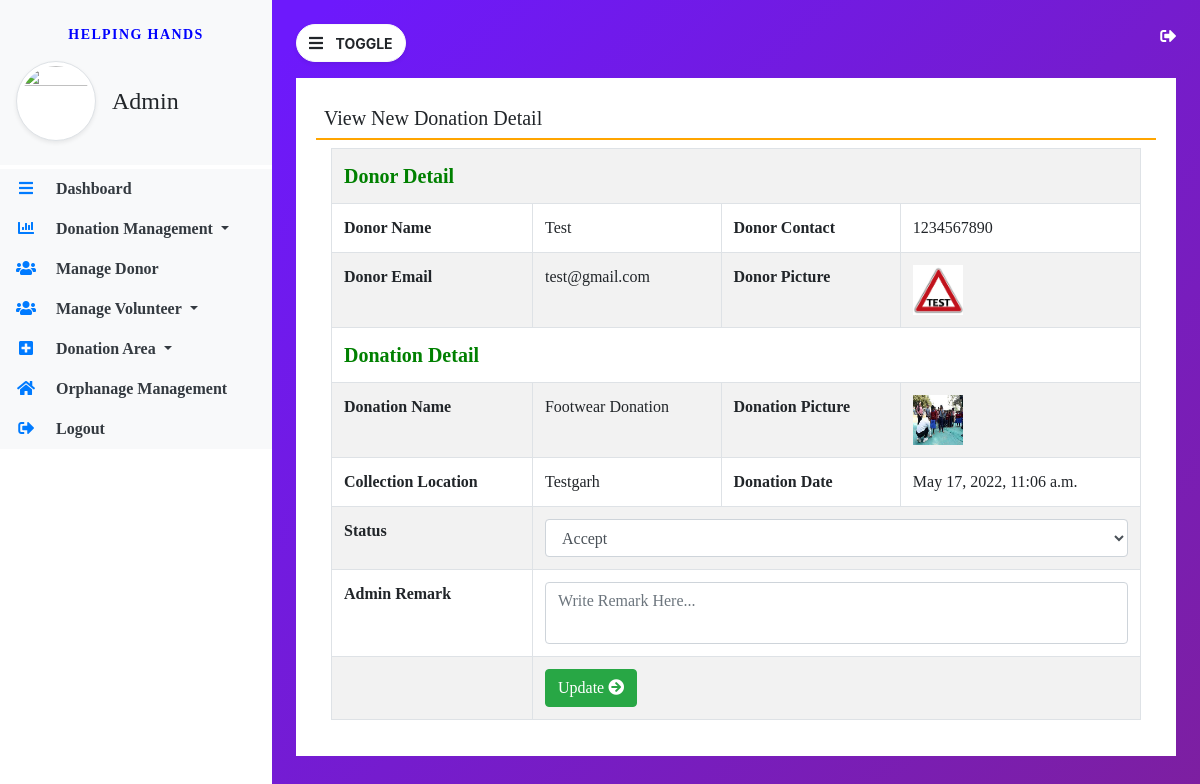
Page /pending_donationdetail/17 (signed in) on the committed database.
### donation/models.py (models this page shows, shortened)
class Donation(models.Model):
    donor = models.ForeignKey(Donor, on_delete=models.CASCADE)
    donationname = models.CharField(max_length=100, null=True)
    donationpic = models.FileField(null=True)
    collectionloc = models.CharField(max_length=300, null=True)
    description = models.CharField(max_length=300, null=True)
    status = models.CharField(max_length=50, null=True)
    donationdate = models.DateTimeField(auto_now_add=True, null=True, blank=True)
    adminremark = models.CharField(max_length=300, null=True, blank=True)
    volunteer = models.ForeignKey(Volunteer, on_delete=models.CASCADE, null=True, blank=True)
    donationarea = models.ForeignKey(DonationArea, on_delete=models.CASCADE, null=True, blank=True)
    volunteerremark = models.CharField(max_length=300, null=True, blank=True)
    updationdate = models.DateField(null=True, blank=True)

class Donor(models.Model):
    user = models.ForeignKey(User, on_delete=models.CASCADE)
    contact = models.CharField(max_length=15, null=True)
    address = models.CharField(max_length=300, null=True)
    userpic = models.FileField(null=True)
    regdate = models.DateTimeField(auto_now_add=True)

### donation/views.py (the view, shortened to what this page needs)
# urls.py: path('pending_donationdetail/<int:pid>', pending_donationdetail, name='pending_donationdetail'),
def pending_donationdetail(request, pid):
    if not request.user.is_authenticated:
        return redirect('admin_login')
    donation = Donation.objects.get(id=pid)
    return render(request, 'pending_donationdetail.html', locals())

### donation/templates/pending_donationdetail.html (shortened to what this page needs)
{% extends 'admin_base.html' %}
{% block main %}
<div class="card-shadow-lg bg-white mt-3" style="font-family: 'Times New Roman'">
    <div class="card-body">
        <h5 class="p-2" style="border-bottom: 2px solid orange">View New Donation Detail</h5>
        <div class="container-fluid">
            <table class="table table-bordered table-striped">
               <tr class="bg-lightgrey">
                   <td colspan="4" style="font-weight: bolder; color: green; font-size: 20px">Donor Detail</td>
               </tr>
                <tr>
                    <th>Donor Name</th>
                    <td>{{ donation.donor.user.first_name }} {{ donation.donor.user.last_name }}</td>
                    <th>Donor Contact</th>
                    <td>{{ donation.donor.contact }}</td>
                </tr>
                <tr>
                    <th>Donor Email</th>
                    <td>{{ donation.donor.user.username }}</td>
                    <th>Donor Picture</th>
                    <td><img src="{{ donation.donor.userpic.url }}" width="50px" height="50px"></td>
                </tr>
                <tr class="bg-lightgrey">
                   <td colspan="4" style="font-weight: bolder; color: green; font-size: 20px">Donation Detail</td>
               </tr>
                <tr>
                    <th>Donation Name</th>
                    <td>{{ donation.donationname}}</td>
                    <th>Donation Picture</th>
                      <td><img src="{{ donation.donationpic.url }}" width="50px" height="50px"></td>
                </tr>
                 <tr>
                    <th>Collection Location</th>
                    <td>{{ donation.collectionloc}}</td>
                    <th>Donation Date</th>
                      <td>{{ donation.donationdate }}</td>
                </tr>
                {% if donation.status == "pending" %}
                    <form method="post">
                    <tr>
                    <th>Status</th>
                    <td colspan="3">
                    <select name="status" class="form-control" required>
                        <option value="accept">Accept</option>
                    </select>
                    </td>
                </tr>
                    <tr>
                    <th>Admin Remark</th>
                    <td colspan="3">
                    <textarea name="adminremark" class="form-control" placeholder="Write Remark Here..." style="resize: none" required></textarea>
                    </td>
                </tr>
                    <tr>
                    <th></th>
                    <td colspan="3">
                        <button type="submit" class="btn btn-success">Update <i class="fa fa-arrow-circle-right"></i></button>
                    </td>
                </tr>
                    </form>
                {% endif %}
            </table>
        </div>
    </div>
</div>
{% endblock %}

### donation/static/css/sidebar.css (style rules this page uses)
* { margin: 0px; padding: 0px; }
body { background-image: linear-gradient(135.9deg, rgba(109, 25, 252, 1) 16.4%, rgba(125, 31, 160, 1)); min-height: 100vh; }

### rows in the picture
Donation: donor.user.first_name "Test", donor.contact "1234567890", donor.user.username "test@gmail.com", donor.userpic (picture), donationname "Footwear Donation", donationpic (picture), collectionloc "Testgarh", donationdate "May 17, 2022, 11:06 a.m."
